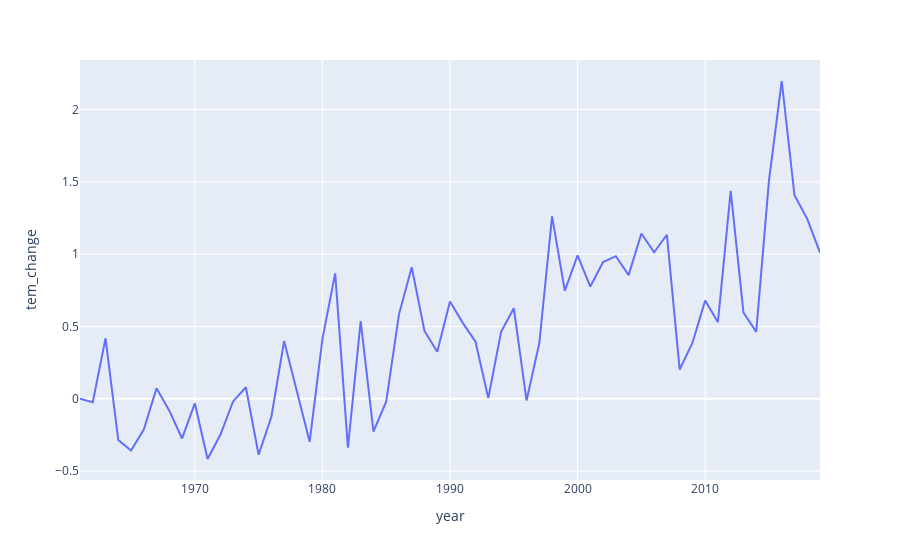

Notebook source saved alongside this figure:
### Markdown cell above
## This line graph shows the average temperature change in the United States from 1961 to 2020
#### A major argument for the frequency of destructive wildfires in the Western United States is climate change. Can there be correlation between the increase in temperature and the increase in destructive wildfires?

### Code cell
px.line(temp_change.loc[temp_change['Country Name'] == 'United States of America'], x='year', y='tem_change')

### Figure 1 — Plotly figure (JSON) as saved in the notebook; plotly's stock layout.template omitted (floating-point values rounded to 4 significant figures)
{"data": [{"hovertemplate": "year=%{x}<br>tem_change=%{y}<extra></extra>", "legendgroup": "", "line": {"color": "#636efa", "dash": "solid"}, "mode": "lines", "name": "", "orientation": "v", "showlegend": false, "type": "scatter", "x": [1961, 1962, 1963, 1964, 1965, 1966, 1967, 1968, 1969, 1970, 1971, 1972, 1973, 1974, 1975, 1976, 1977, 1978, 1979, 1980, 1981, 1982, 1983, 1984, 1985, 1986, 1987, 1988, 1989, 1990, 1991, 1992, 1993, 1994, 1995, 1996, 1997, 1998, 1999, 2000, 2001, 2002, 2003, 2004, 2005, 2006, 2007, 2008, 2009, 2010, 2011, 2012, 2013, 2014, 2015, 2016, 2017, 2018, 2019], "xaxis": "x", "y": [0, -0.023, 0.418, -0.285, -0.358, -0.213, 0.073, -0.082, -0.274, -0.031, -0.416, -0.249, -0.018, 0.08, -0.387, -0.124, 0.4, 0.046, -0.297, 0.413, 0.867, -0.337, 0.537, -0.226, -0.02, 0.584, 0.91, 0.469, 0.325, 0.672, 0.525, 0.395, 0.005, 0.461, 0.626, -0.011, 0.385, 1.261, 0.747, 0.991, 0.776, 0.946, 0.986, 0.855, 1.143, 1.013, 1.134, 0.203, 0.386, 0.679, 0.53, 1.437, 0.597, 0.463, 1.508, 2.197, 1.408, 1.244, 1.011], "yaxis": "y"}], "layout": {"legend": {"tracegroupgap": 0}, "margin": {"t": 60}, "xaxis": {"anchor": "y", "domain": [0, 1], "title": {"text": "year"}}, "yaxis": {"anchor": "x", "domain": [0, 1], "title": {"text": "tem_change"}}}}
